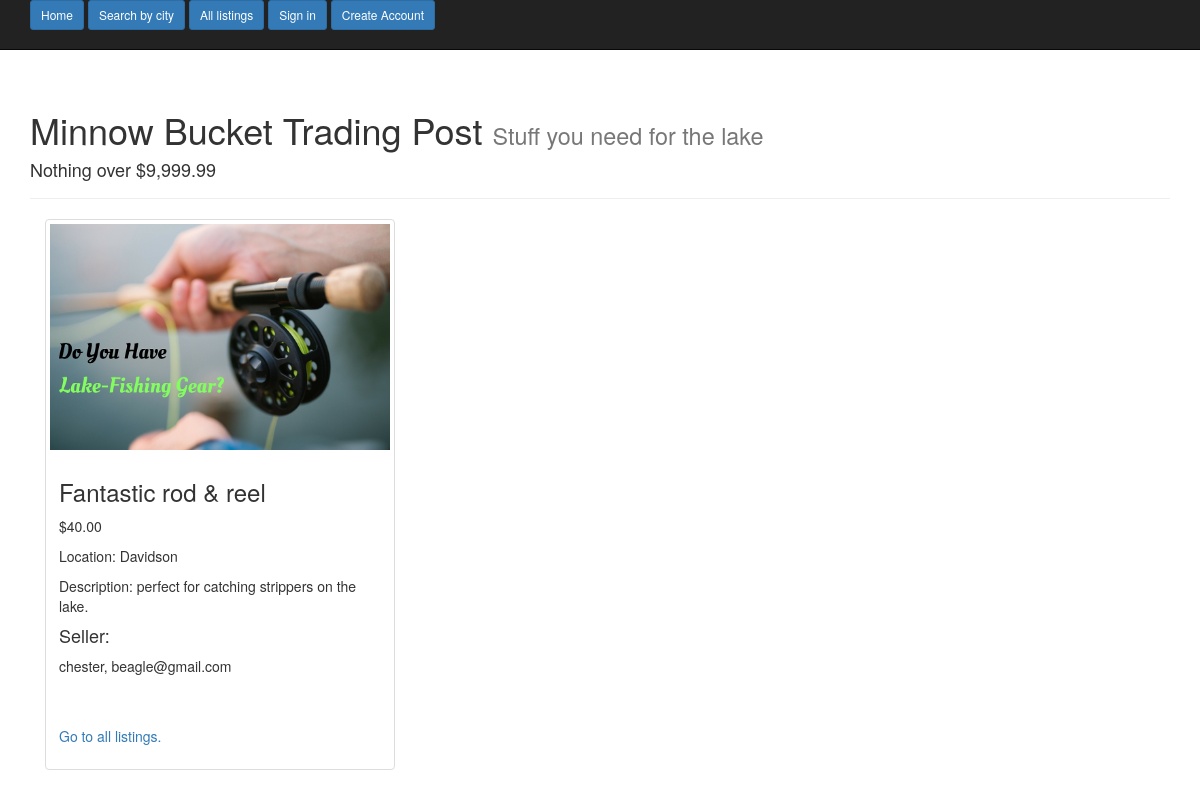
The page /detail/21/ on the database as committed earlier.
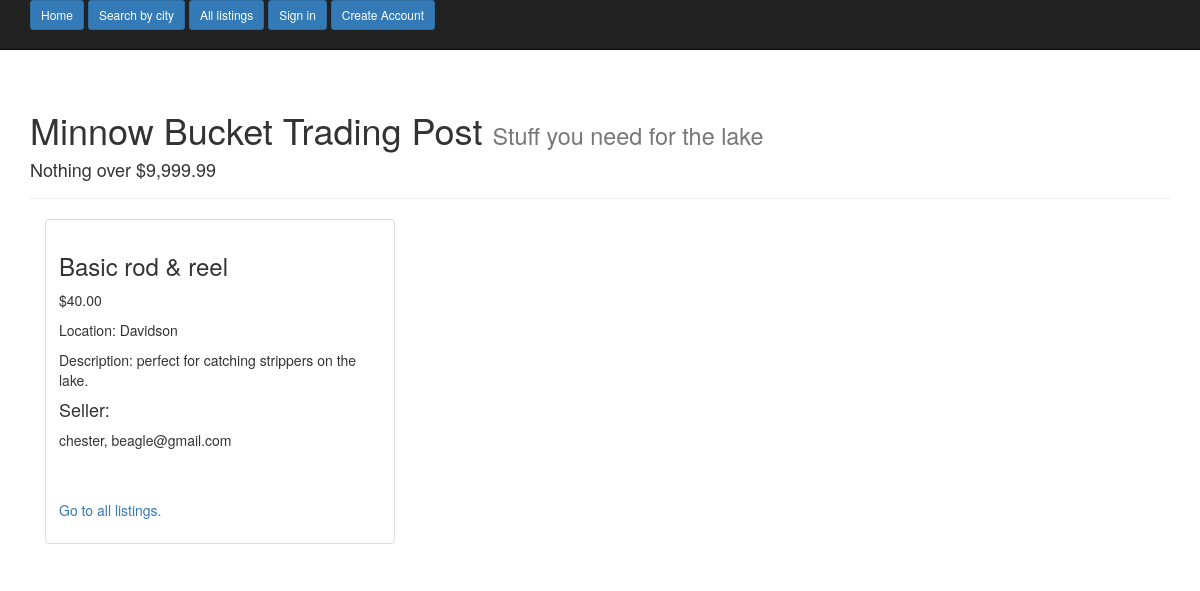
The same page on the database as committed later.
### main_app/models.py (models this page shows, shortened)
class Listing(models.Model):
    title = models.CharField(max_length=40)
    description = models.TextField()
    price = models.DecimalField(max_digits=6, decimal_places=2)
    photo = models.ImageField(upload_to='listing_photos', null=True, blank=True, verbose_name='Upload a photo')
    city = models.ForeignKey(Location)
    seller = models.ForeignKey(User)
    created = models.DateTimeField(auto_now_add=True)
    pick_category = models.ForeignKey(Category)
    class Meta:
        ordering = ['-created']
    @property
    def photo_url(self):
        if self.photo:
            return self.photo.url
        return 'http://sport.ngmnexpo.com/cliparts/2015/02/1344144.jpg'

class Location(models.Model):
    city_choice = models.CharField(max_length=20)
    def __str__(self):
        return self.city_choice

class TraderProfile(models.Model):
    user = models.OneToOneField('auth.User')
    preferred_location = models.ForeignKey(Location, null=True, blank=True)
    primary_category = models.ForeignKey(Category, null=True, blank=True)
    email_address = models.EmailField(max_length=45, null=True, blank=True)
    logo = models.ImageField(upload_to='logo_images', null=True, blank=True, verbose_name='Upload a logo')
    @property
    def logo_url(self):
        if self.logo:
            return self.logo.url
        return 'http://static.tumblr.com/e7snt83/tU6m7t07k/pirate_patch2.jpg'

### main_app/views.py (the view)
# urls.py: url(r'^detail/(?P<pk>\d+)/$', ListDetailView.as_view(), name='list_detail_view'),
class ListDetailView(DetailView):
    model = Listing
    def get_queryset(self, **kwargs):
        listing_id = self.kwargs.get('pk', None)
        return Listing.objects.filter(pk=listing_id)

### templates/main_app/listing_detail.html (shortened to what this page needs)
{% extends "base.html" %}
{% block content %}
<div class="col-sm-6 col-md-4">
    <div class="thumbnail">
      <img src="{{ object.photo_url }}" alt="">
      <div class="caption">
        <h3>{{ object.title }}</h3>
        <p>${{ object.price }}</p>
        <p>Location: {{ object.city }}</p>
        <p>Description: {{ object.description }}</p>
        <h4>Seller:</h4>
        <p> {{ object.seller }}, {{ object.seller.traderprofile.email_address }}</p>
        <br>
        <br>
        <p><a href="{% url 'full_list_view' %}">Go to all listings.</a></p>
      </div>
    </div>
  </div>
{% endblock %}

Rows that differ between the two databases and show on the page:
changed Listing "perfect for catching strippers on the lake.": title "Fantastic rod & reel" → "Basic rod & reel"; photo_url: picture removed
